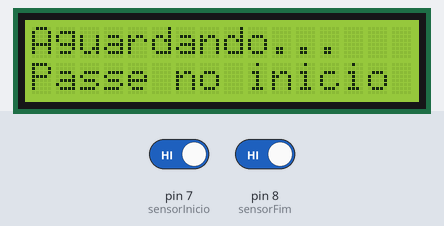
A sketch run on a simulated Arduino Uno, built with avr-gcc and run on an emulated ATmega328P. Shown: 16×2 character LCD. The test bench sets the inputs (shaded band); at power-on: pin 7 (sensorInicio) HIGH, pin 8 (sensorFim) HIGH.

Above: at 3.2 s.
3.3 s: pin 7 (sensorInicio) driven LOW
At 3.9 s:
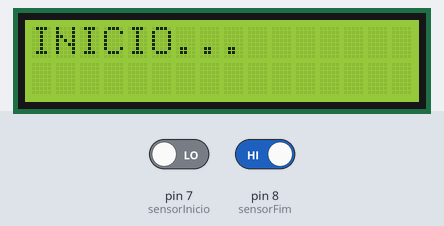
4.8 s: pin 8 (sensorFim) driven LOW
At 6.0 s:
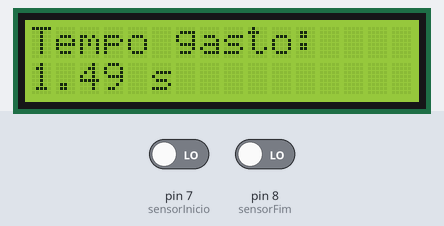
6.3 s: pin 8 (sensorFim) driven HIGH
9.3 s: pin 8 (sensorFim) driven LOW
10.8 s: pin 7 (sensorInicio) driven HIGH
12.3 s: pin 7 (sensorInicio) driven LOW
At 13.6 s:
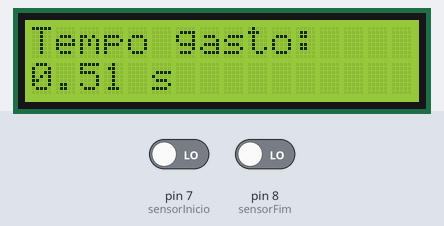
Timing chart, 0 to 15.3 s (numbered marks = the images above; inputs shaded):
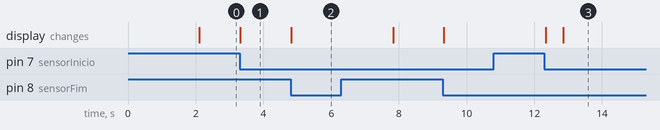

The sketch:

sketch_cronometro_ir.ino
```cpp
#include <Wire.h>
#include <LiquidCrystal_I2C.h>

LiquidCrystal_I2C lcd(0x27, 16, 2);

int sensorInicio = 7;
int sensorFim = 8;

unsigned long tempoInicio = 0;
unsigned long tempoFim = 0;
unsigned long tempoTotal = 0;

bool cronometroAtivo = false;
bool medicaoFinalizada = false;

void setup() {
  pinMode(sensorInicio, INPUT);
  pinMode(sensorFim, INPUT);

  lcd.init();
  lcd.backlight();

  lcd.setCursor(0, 0);
  lcd.print("Sistema Tempo");
  delay(2000);
  lcd.clear();
}

void loop() {
  int estadoInicio = digitalRead(sensorInicio);
  int estadoFim = digitalRead(sensorFim);

  // INICIO (SAIDA)
  if (estadoInicio == LOW && !cronometroAtivo) {
    tempoInicio = millis();
    cronometroAtivo = true;
    medicaoFinalizada = false;

    lcd.clear();
    lcd.setCursor(0, 0);
    lcd.print("INICIO...");
    delay(500);
  }

  // FIM (CHEGADA)
  if (estadoFim == LOW && cronometroAtivo && !medicaoFinalizada) {
    tempoFim = millis();
    tempoTotal = tempoFim - tempoInicio;

    cronometroAtivo = false;
    medicaoFinalizada = true;

    float segundos = tempoTotal / 1000.0;

    lcd.clear();
    lcd.setCursor(0, 0);
    lcd.print("Tempo gasto:");

    lcd.setCursor(0, 1);
    lcd.print(segundos);
    lcd.print(" s");

    delay(3000);
  }

  // STATUS
  if (!cronometroAtivo && !medicaoFinalizada) {
    lcd.setCursor(0, 0);
    lcd.print("Aguardando...");
    lcd.setCursor(0, 1);
    lcd.print("Passe no inicio");
  }
}
```

Measured:
- after the input at 3.3 s, the display: changes at once (image 1)
- after the input at 4.8 s, the display: changes at once (image 2)
- after the input at 10.8 s, every drawn part: stays the same
- after the input at 12.3 s, the display: first changes at once (image 3 shows a later state)
